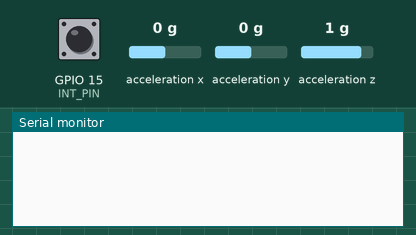
Recording of a sketch running on a simulated ESP32. Parts: the last lines printed to the serial monitor. The inputs (shaded band) are chosen by the test bench; at power-on: GPIO 15 (INT_PIN) HIGH, acceleration x 0 g, acceleration y 0 g, acceleration z 1 g.

Above: at 1.2 s.
1.3 s: GPIO 15 (INT_PIN) pulled LOW for 0.15 s
At 1.9 s:
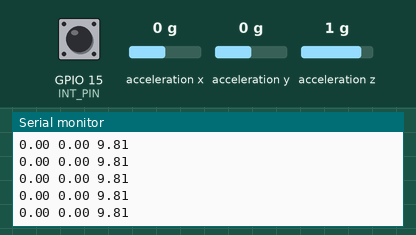
3.2 s: GPIO 15 (INT_PIN) pulled LOW for 1 s
At 4.1 s:
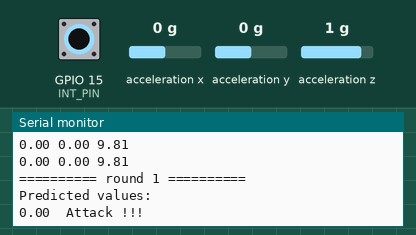

Measured:
- after the input at 1.3 s, the serial monitor: prints a new line at once (image 1)
- after the input at 3.2 s, the serial monitor: prints a new line at once (image 2)

The sketch:

arduino_ML_run_predict.ino
```cpp
#include <Wire.h>
#include <Adafruit_Sensor.h>    // Adafruit  sensor library
#include <Adafruit_ADXL345_U.h>  // ADXL345 library
Adafruit_ADXL345_Unified accel = Adafruit_ADXL345_Unified();   // ADXL345 Object
//=========================== i2c adxl345 read

const byte INT_PIN = 15;
volatile int flag = 0;
volatile int pushed = 0;
volatile int more_than_once = 0;
volatile int time_a = 0;     //time a
volatile int time_b = 0;     //time b
//====
#define max_data_len  400
#define new_length  50

float raw_x[max_data_len]={0.0},raw_y[max_data_len]={0.0},raw_z[max_data_len]={0.0};
float test_data[3 * new_length] = {0.0};

volatile int count = 0;
//==
volatile int pushed_times = 0;
volatile int k=0;
//===predict
#define n_features new_length*3
#define samples 1  //testdata數 之後可把sample刪了
float w[n_features] = {-0.04071,-0.04200,-0.04493,-0.05621,-0.03840,0.00393,0.05789,0.11229,0.11695,0.08287,0.09192,0.13973,0.18635,0.15229,0.22943,0.22002,0.12750,0.06889,-0.04005,-0.04290,0.07632,-0.08349,-0.05230,-0.14244,-0.08455,-0.03976,-0.04218,-0.13398,-0.09938,-0.08373,-0.05045,-0.05900,-0.04537,-0.07166,-0.08745,-0.04722,-0.12276,-0.04281,-0.11360,-0.03163,-0.08465,-0.04314,-0.05391,-0.02303,-0.01337,-0.02035,0.04985,-0.00460,0.02682,0.17297,-0.22512,-0.25566,-0.28123,-0.30236,-0.26338,-0.19732,-0.10667,-0.04840,0.02692,0.07824,0.10598,0.15591,0.21595,0.28179,0.35377,0.45026,0.57385,0.62322,0.51465,0.38892,0.10002,-0.19152,-0.30376,-0.34033,-0.28591,-0.30171,-0.22199,-0.14105,-0.13509,-0.17856,-0.21410,-0.17416,-0.13239,-0.08194,-0.04729,-0.03404,-0.03191,-0.03904,-0.05191,-0.05005,-0.04780,-0.03756,-0.04795,-0.05517,-0.05720,-0.06757,-0.08623,-0.12067,-0.13437,-0.10848,0.18192,0.19504,0.21579,0.24541,0.26080,0.26282,0.24715,0.20117,0.14038,0.08674,0.00463,-0.08073,-0.16542,-0.22770,-0.24038,-0.24699,-0.11760,0.09490,0.13763,0.21740,0.21318,0.19692,0.16656,0.11641,0.06760,0.01036,-0.00405,-0.01767,-0.04730,-0.08559,-0.08884,-0.10627,-0.10222,-0.10661,-0.11334,-0.12337,-0.10801,-0.10774,-0.10715,-0.09384,-0.08710,-0.07451,-0.05859,-0.04316,-0.03008,-0.02006,-0.02769,-0.03654,-0.02170,0.07682};


float b=0.27362;
float tmp[n_features];  //to fetch test data

float sigmoid(float x){   // sigmoid activation is coded
  double y = 1/(1+exp(-x));
  return y;
}
//code for n-input neuron with sigmoid activation
float neuron(float W[],float B, float X[],int nn){ //n is feature size
  float z,y = 0.0;
  for(int i=0; i < nn; i++)
  {
     y += W[i]*X[i];
  }
  y += B;
  z = sigmoid(y);
  return z;
}

void irq(){
  pushed = 1;
  if(pushed == 1 && more_than_once == 0){   //真正的按 開始或結束
      flag = !flag;
      time_a = millis();
      more_than_once =1;
      pushed_times++;
      k=0;
  }
}

void normalize(float* data, int length) // 將數列正規化到0到1之間
{
    float min = data[0];
    float max = data[0];
    int i;
    // 找出數列中的最小值和最大值
    for (int i = 1; i < length; i++) {
        if (data[i] < min) {
            min = data[i];
        }
        if (data[i] > max) {
            max = data[i];
        }
    }

    for (int i = 0; i < length; i++) {
        data[i] = (data[i] - min) / (max - min);
    }
}

void scale_data(float (*data), int length) {
    int i;
    float factor = (float)(length - 1) / (new_length - 1);
    float *new_data;
    float max, min, mean;
    if((new_data=(float*)malloc(new_length * sizeof(float)))==NULL)
        printf("malloc error\n");
    for (i = 0; i < new_length; i++) {
        float index = i * factor;
        int lower_index = (int)index;
        int upper_index = lower_index + 1;
        float weight = index - lower_index;
        if (upper_index >= length) {
            new_data[i] = (data)[lower_index];
        } else {
            new_data[i] = (1 - weight) * (data)[lower_index] + weight * (data)[upper_index];
        }
    }
    // data正規化
    normalize(new_data,new_length);
    memcpy(data, new_data, new_length * sizeof(float));
    free(new_data);
}

void setup() {
  // put your setup code here, to run once:
  Serial.begin(115200);
  pinMode ( INT_PIN , INPUT_PULLUP );
  attachInterrupt ( digitalPinToInterrupt ( INT_PIN ), irq , FALLING );

  if(!accel.begin())   // if ASXL345 sensor not found
  {
    Serial.println("ADXL345 not detected");
    while(1);
  }

}

void loop() {
  while(1){
    time_b = millis();
    if (time_b - time_a >= 350){
      pushed = 0;
      more_than_once = 0;
    }
    //if(flag == 0)
    //  count=0;
    if(flag == 1 ){    //此部分都為reading
      if(count < max_data_len ){
        sensors_event_t event;
        accel.getEvent(&event);
        raw_x[count]=event.acceleration.x;
        Serial.print(raw_x[count]);
        Serial.print(" ");
        raw_y[count]=event.acceleration.y;
        Serial.print(raw_y[count]);
        Serial.print(" ");
        raw_z[count]=event.acceleration.z;
        Serial.print(raw_z[count]);//m/s^2
        Serial.print("\n");
        delay(10);//最快一秒抓100次
        count++;
      }
    }
    if(pushed_times!=0 && pushed_times%2 == 0){
      if (k == 0){  //只是為了只顯示一次 (此為k的存在目的)
        Serial.print("========== round ");
        Serial.print(pushed_times/2);
        Serial.println(" ==========");
        k=1;
        break;  //跳出catch data模式
      }
    }
  }
  //scale and predicte
  scale_data(raw_x, count);
  scale_data(raw_y, count);
  scale_data(raw_z, count);   //至此raw_x y z已經是處理過的了
  for (int j = 0; j < new_length; j++)
  {
    test_data[j] = raw_x[j];
    test_data[j + new_length] = raw_y[j];
    test_data[j + new_length*2] = raw_z[j];
  }
  /*
  for(int k=0;k < new_length*3 ;k++){ //scale後的資料 看看是否有正確scale
    Serial.print(k);
    Serial.print(":");
    Serial.print(test_data[k]);
    Serial.print(" ");
  }
  */
  //****** Prediction using evaluated model **//
  Serial.println(F("\nPredicted values: "));
  float y[samples];
  int j=0;
  for(int i=0; i< samples; i++)
  {
    j = n_features*i;
    for(int k=0;k<n_features;k++){
    tmp[k]=test_data[j+k];
    }
    y[i] = neuron(w,b,tmp,n_features);
    if(y[i]>0.5){
      y[i]=1;
      Serial.print(y[i],2);
      Serial.print(F("\t"));
      Serial.println("Defence !!!");
    }
    else{
      y[i]=0;
      Serial.print(y[i],2);
      Serial.print(F("\t"));
      Serial.println("Attack !!!");
    }
  }
  count=0;//整個過程結束後再把count設為0
}
```
